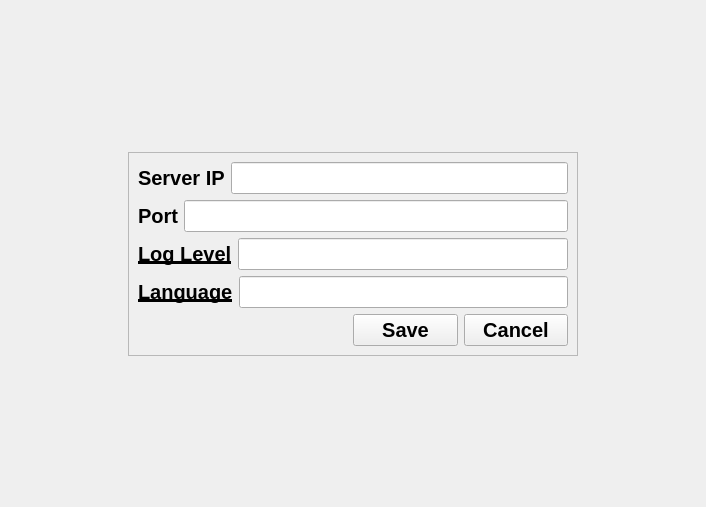
<?xml version="1.0" encoding="UTF-8"?>
<ui version="4.0">
 <class>ConfigWidget</class>
 <widget class="QWidget" name="ConfigWidget">
  <property name="geometry">
   <rect>
    <x>0</x>
    <y>0</y>
    <width>706</width>
    <height>507</height>
   </rect>
  </property>
  <property name="windowTitle">
   <string notr="true">Form</string>
  </property>
  <layout class="QGridLayout" name="gridLayout">
   <item row="1" column="1">
    <widget class="QFrame" name="generalFrame">
     <property name="minimumSize">
      <size>
       <width>450</width>
       <height>0</height>
      </size>
     </property>
     <property name="frameShape">
      <enum>QFrame::Shape::StyledPanel</enum>
     </property>
     <property name="frameShadow">
      <enum>QFrame::Shadow::Raised</enum>
     </property>
     <layout class="QVBoxLayout" name="verticalLayout">
      <item>
       <layout class="QHBoxLayout" name="ipLayout">
        <item>
         <widget class="QLabel" name="ipLabel">
          <property name="font">
           <font>
            <family>Arial</family>
            <pointsize>15</pointsize>
            <bold>true</bold>
           </font>
          </property>
          <property name="toolTip">
           <string/>
          </property>
          <property name="text">
           <string>Server IP</string>
          </property>
         </widget>
        </item>
        <item>
         <widget class="QLineEdit" name="ipLineEdit">
          <property name="font">
           <font>
            <family>Arial</family>
            <pointsize>15</pointsize>
           </font>
          </property>
         </widget>
        </item>
       </layout>
      </item>
      <item>
       <layout class="QHBoxLayout" name="portLayout">
        <item>
         <widget class="QLabel" name="portLabel">
          <property name="font">
           <font>
            <family>Arial</family>
            <pointsize>15</pointsize>
            <bold>true</bold>
           </font>
          </property>
          <property name="text">
           <string>Port</string>
          </property>
         </widget>
        </item>
        <item>
         <widget class="QLineEdit" name="portLineEdit">
          <property name="font">
           <font>
            <family>Arial</family>
            <pointsize>15</pointsize>
           </font>
          </property>
         </widget>
        </item>
       </layout>
      </item>
      <item>
       <layout class="QHBoxLayout" name="logLevelLayout">
        <item>
         <widget class="QLabel" name="logLevelLabel">
          <property name="font">
           <font>
            <family>Arial</family>
            <pointsize>15</pointsize>
            <bold>true</bold>
            <underline>true</underline>
           </font>
          </property>
          <property name="toolTip">
           <string notr="true">LEVEL_DEBUG,  LEVEL_INFO,  LEVEL_WARNING,  LEVEL_ERROR,  LEVEL_OFF</string>
          </property>
          <property name="text">
           <string notr="true">Log Level</string>
          </property>
         </widget>
        </item>
        <item>
         <widget class="QLineEdit" name="logLevelLineEdit">
          <property name="font">
           <font>
            <family>Arial</family>
            <pointsize>15</pointsize>
           </font>
          </property>
         </widget>
        </item>
       </layout>
      </item>
      <item>
       <layout class="QHBoxLayout" name="horizontalLayout">
        <item>
         <widget class="QLabel" name="languageLabel">
          <property name="font">
           <font>
            <family>Arial</family>
            <pointsize>15</pointsize>
            <bold>true</bold>
            <underline>true</underline>
           </font>
          </property>
          <property name="toolTip">
           <string notr="true">EN, ESP</string>
          </property>
          <property name="text">
           <string>Language</string>
          </property>
         </widget>
        </item>
        <item>
         <widget class="QLineEdit" name="languageLineEdit">
          <property name="font">
           <font>
            <family>Arial</family>
            <pointsize>15</pointsize>
           </font>
          </property>
         </widget>
        </item>
       </layout>
      </item>
      <item>
       <layout class="QHBoxLayout" name="optionsLayout">
        <item>
         <spacer name="horizontalSpacer">
          <property name="orientation">
           <enum>Qt::Orientation::Horizontal</enum>
          </property>
          <property name="sizeHint" stdset="0">
           <size>
            <width>40</width>
            <height>20</height>
           </size>
          </property>
         </spacer>
        </item>
        <item>
         <layout class="QHBoxLayout" name="buttonsLayout">
          <item>
           <widget class="QPushButton" name="saveButton">
            <property name="sizePolicy">
             <sizepolicy hsizetype="Expanding" vsizetype="Fixed">
              <horstretch>0</horstretch>
              <verstretch>0</verstretch>
             </sizepolicy>
            </property>
            <property name="font">
             <font>
              <family>Arial</family>
              <pointsize>15</pointsize>
              <bold>true</bold>
             </font>
            </property>
            <property name="text">
             <string>Save</string>
            </property>
           </widget>
          </item>
          <item>
           <widget class="QPushButton" name="cancelButton">
            <property name="sizePolicy">
             <sizepolicy hsizetype="Expanding" vsizetype="Fixed">
              <horstretch>0</horstretch>
              <verstretch>0</verstretch>
             </sizepolicy>
            </property>
            <property name="font">
             <font>
              <family>Arial</family>
              <pointsize>15</pointsize>
              <bold>true</bold>
             </font>
            </property>
            <property name="text">
             <string>Cancel</string>
            </property>
           </widget>
          </item>
         </layout>
        </item>
       </layout>
      </item>
     </layout>
    </widget>
   </item>
   <item row="2" column="1">
    <spacer name="verticalSpacer_D">
     <property name="orientation">
      <enum>Qt::Orientation::Vertical</enum>
     </property>
     <property name="sizeHint" stdset="0">
      <size>
       <width>20</width>
       <height>40</height>
      </size>
     </property>
    </spacer>
   </item>
   <item row="1" column="2">
    <spacer name="horizontalSpacer_R">
     <property name="orientation">
      <enum>Qt::Orientation::Horizontal</enum>
     </property>
     <property name="sizeHint" stdset="0">
      <size>
       <width>40</width>
       <height>20</height>
      </size>
     </property>
    </spacer>
   </item>
   <item row="0" column="1">
    <spacer name="verticalSpacer_T">
     <property name="orientation">
      <enum>Qt::Orientation::Vertical</enum>
     </property>
     <property name="sizeHint" stdset="0">
      <size>
       <width>20</width>
       <height>40</height>
      </size>
     </property>
    </spacer>
   </item>
   <item row="1" column="0">
    <spacer name="horizontalSpacer_L">
     <property name="orientation">
      <enum>Qt::Orientation::Horizontal</enum>
     </property>
     <property name="sizeHint" stdset="0">
      <size>
       <width>40</width>
       <height>20</height>
      </size>
     </property>
    </spacer>
   </item>
  </layout>
 </widget>
 <resources/>
 <connections/>
</ui>
